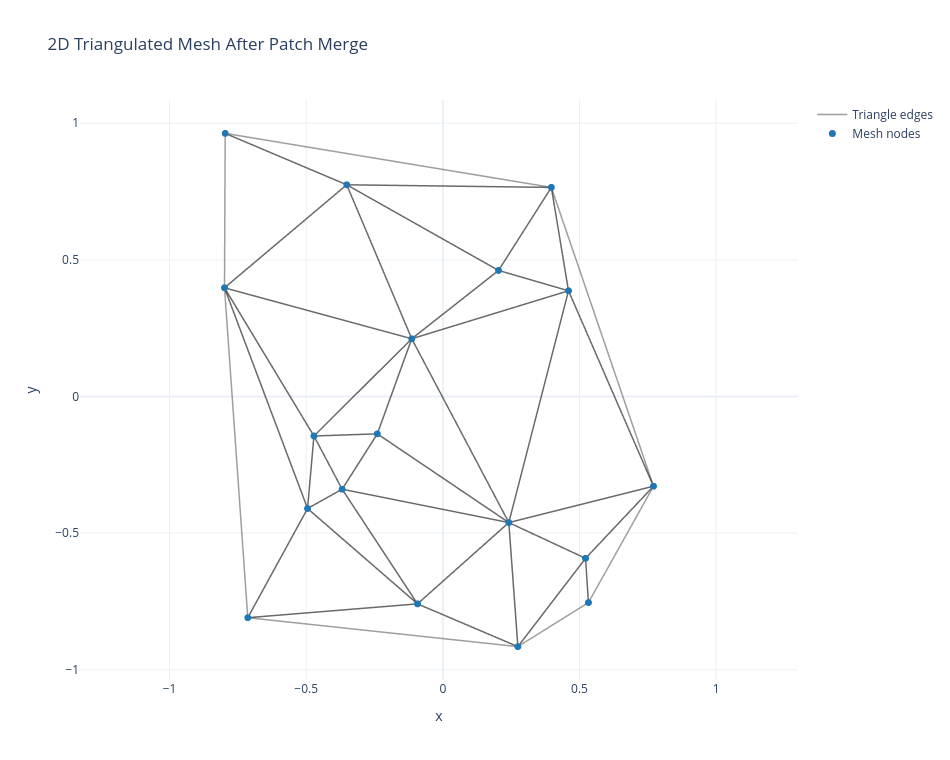

Here is the notebook cell this chart was saved with:
### Code cell
edge_x = []
edge_y = []
for tri in triangles:
    pts = mesh_nodes[tri]
    closed = np.vstack([pts, pts[0]])
    edge_x.extend(closed[:, 0].tolist() + [None])
    edge_y.extend(closed[:, 1].tolist() + [None])

fig_mesh = go.Figure()
fig_mesh.add_trace(go.Scattergl(
    x=edge_x,
    y=edge_y,
    mode="lines",
    line=dict(color="rgba(40,40,40,0.45)", width=1.5),
    name="Triangle edges",
))
fig_mesh.add_trace(go.Scattergl(
    x=mesh_nodes[:, 0],
    y=mesh_nodes[:, 1],
    mode="markers",
    marker=dict(size=7, color="#1f77b4"),
    name="Mesh nodes",
))
fig_mesh.update_layout(
    title="2D Triangulated Mesh After Patch Merge",
    xaxis_title="x",
    yaxis_title="y",
    template="plotly_white",
    width=950,
    height=760,
)
fig_mesh.update_yaxes(scaleanchor="x", scaleratio=1)
fig_mesh.show()

### Figure 1 — Plotly figure (JSON) as saved in the notebook; plotly's stock layout.template omitted (floating-point values rounded to 4 significant figures; data arrays with more than 128 entries replaced by an {"elided": "..."} marker saying what was removed)
{"data": [{"line": {"color": "rgba(40,40,40,0.45)", "width": 1.5}, "mode": "lines", "name": "Triangle edges", "type": "scattergl", "x": {"elided": "135 float values"}, "y": {"elided": "135 float values"}}, {"marker": {"color": "#1f77b4", "size": 7}, "mode": "markers", "name": "Mesh nodes", "type": "scattergl", "x": [0.4598, 0.2038, 0.2745, -0.2398, 0.2414, -0.7965, 0.397, 0.5327, -0.4717, -0.7137, -0.3685, -0.1138, -0.09271, -0.495, 0.7709, 0.5222, -0.799, -0.3518], "y": [0.3868, 0.4613, -0.9153, -0.1367, -0.4614, 0.9628, 0.7651, -0.7541, -0.1446, -0.8095, -0.3393, 0.2112, -0.759, -0.4099, -0.3283, -0.5922, 0.3976, 0.7747]}], "layout": {"height": 760, "title": {"text": "2D Triangulated Mesh After Patch Merge"}, "width": 950, "xaxis": {"title": {"text": "x"}}, "yaxis": {"scaleanchor": "x", "scaleratio": 1, "title": {"text": "y"}}}}
